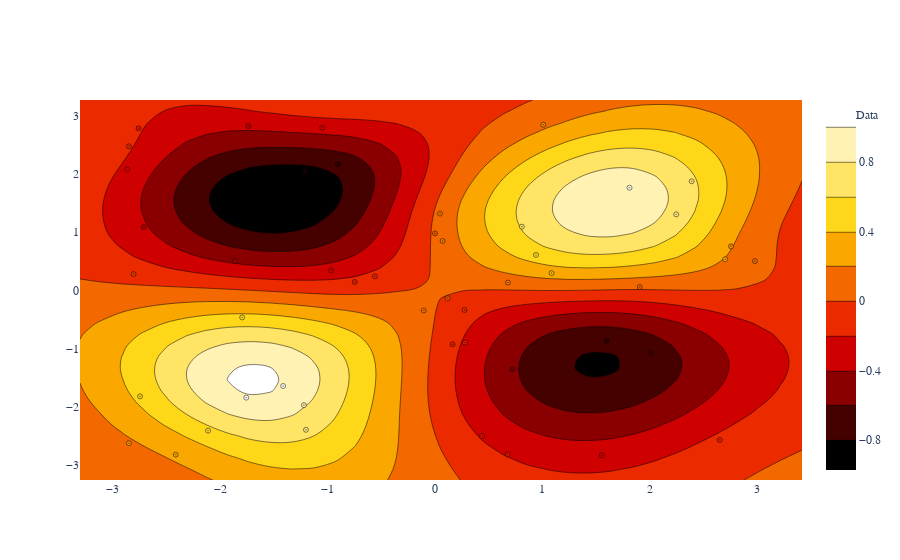

The code cell stored with this chart in its notebook:
### Markdown cell above
### 2-Dimensional GP regression

### Code cell
# sample inputs and outputs
X = np.random.uniform(-3.,3.,(50,2))
Y = np.sin(X[:,0:1]) * np.sin(X[:,1:2])+np.random.randn(50,1)*0.05

# define kernel
ker = GPy.kern.Matern52(2,ARD=True) + GPy.kern.White(2)

# create simple GP model
m = GPy.models.GPRegression(X,Y,ker)

# Optimize
m.optimize(messages=True,max_f_eval = 1000)

# Plot using matplotlib backend
# Create the GP plot
fig = m.plot()
# Convert to plotly figure and show
fig_plotly = go.Figure(fig[0])
fig_plotly.show()

# Display model parameters
print(m)

# # optimize and plot
# m.optimize(messages=True,max_f_eval = 1000)
# fig = m.plot()
# display(GPy.plotting.show(fig, filename='basic_gp_regression_notebook_2d'))
# display(m)

### Figure 1 — Plotly figure (JSON) as saved in the notebook; plotly's stock layout.template omitted (floating-point values rounded to 4 significant figures; data arrays with more than 128 entries replaced by an {"elided": "..."} marker saying what was removed)
{"data": [{"marker": {"color": [0.6778, 0.5061, 0.6283, -0.1767, -0.9107, 1.011, -0.2051, -0.8248, 0.06973, 0.18, -0.297, -0.2563, 0.1027, 0.1534, -0.5693, -0.3054, 0.305, 0.4632, 0.03615, -0.2111, -0.154, 0.08244, -0.1907, 0.7295, -0.1459, -0.004043, 0.2353, 0.4384, -0.4357, -0.1669, 0.7878, -0.3697, -0.1617, 0.2387, -0.3528, -0.1337, 0.5949, 0.1609, 0.9477, -0.08329, -0.7732, 0.08605, 0.534, -0.293, 0.07459, 0.9971, -0.7553, 0.001369, -0.7043, -0.2214], "colorscale": [[0, "rgb(0,0,0)"], [0.3333, "rgb(230,0,0)"], [0.6667, "rgb(255,210,0)"], [1, "rgb(255,255,255)"]], "line": {"color": "black", "width": 0.5}, "opacity": 1, "size": 5, "symbol": "circle-dot"}, "mode": "markers", "name": "Data", "showlegend": true, "type": "scatter", "x": [-1.201, 0.9396, 2.388, 0.1628, -1.824, -1.757, -2.759, -1.208, 2.977, -2.848, 1.552, -2.866, 0.07085, 1.007, 0.7197, -0.9686, 1.085, -1.795, 1.905, 0.6752, -0.5595, 0.678, 0.2789, 2.245, -2.849, 0.117, 2.701, -2.745, -1.862, -0.7469, -1.22, -2.712, 2.649, -2.413, -1.737, 0.2746, 0.8077, 2.755, 1.81, -2.806, -0.9041, 0.04588, -2.112, -1.05, -0.1058, -1.414, 1.598, -0.0004735, 2.008, 0.4374], "xaxis": "x", "y": [-2.395, 0.6097, 1.874, -0.9278, 1.789, -1.843, 2.784, 2.049, 0.5032, -2.626, -2.832, 2.078, 0.8486, 2.845, -1.357, 0.3426, 0.2962, -0.4647, 0.05774, -2.815, 0.2405, 0.1337, -0.8969, 1.306, 2.476, -0.1348, 0.5354, -1.821, 0.5012, 0.1447, -1.972, 1.088, -2.57, -2.822, 2.824, -0.3366, 1.094, 0.7568, 1.764, 0.2784, 2.164, 1.319, -2.409, 2.794, -0.3453, -1.643, -0.867, 0.9783, -1.068, -2.501], "yaxis": "y"}, {"colorscale": [[0, "rgb(0,0,0)"], [0.3333, "rgb(230,0,0)"], [0.6667, "rgb(255,210,0)"], [1, "rgb(255,255,255)"]], "name": "Mean", "type": "contour", "x": [-3.304, -3.107, -2.909, -2.711, -2.514, -2.316, -2.119, -1.921, -1.723, -1.526, -1.328, -1.13, -0.9327, -0.7351, -0.5375, -0.3398, -0.1422, 0.05545, 0.2531, 0.4507, 0.6484, 0.846, 1.044, 1.241, 1.439, 1.637, 1.834, 2.032, 2.229, 2.427, 2.625, 2.822, 3.02, 3.218, 3.415], "xaxis": "x", "y": [-3.258, -3.066, -2.874, -2.682, -2.49, -2.298, -2.106, -1.914, -1.722, -1.53, -1.338, -1.146, -0.9538, -0.7617, -0.5697, -0.3777, -0.1856, 0.006387, 0.1984, 0.3904, 0.5825, 0.7745, 0.9665, 1.159, 1.351, 1.543, 1.735, 1.927, 2.119, 2.311, 2.503, 2.695, 2.887, 3.079, 3.271], "yaxis": "y", "z": {"elided": "35x35 float values"}}], "layout": {"font": {"family": "Raleway, sans-serif"}, "showlegend": true, "xaxis": {"anchor": "y", "domain": [0, 1]}, "yaxis": {"anchor": "x", "domain": [0, 1]}}}
